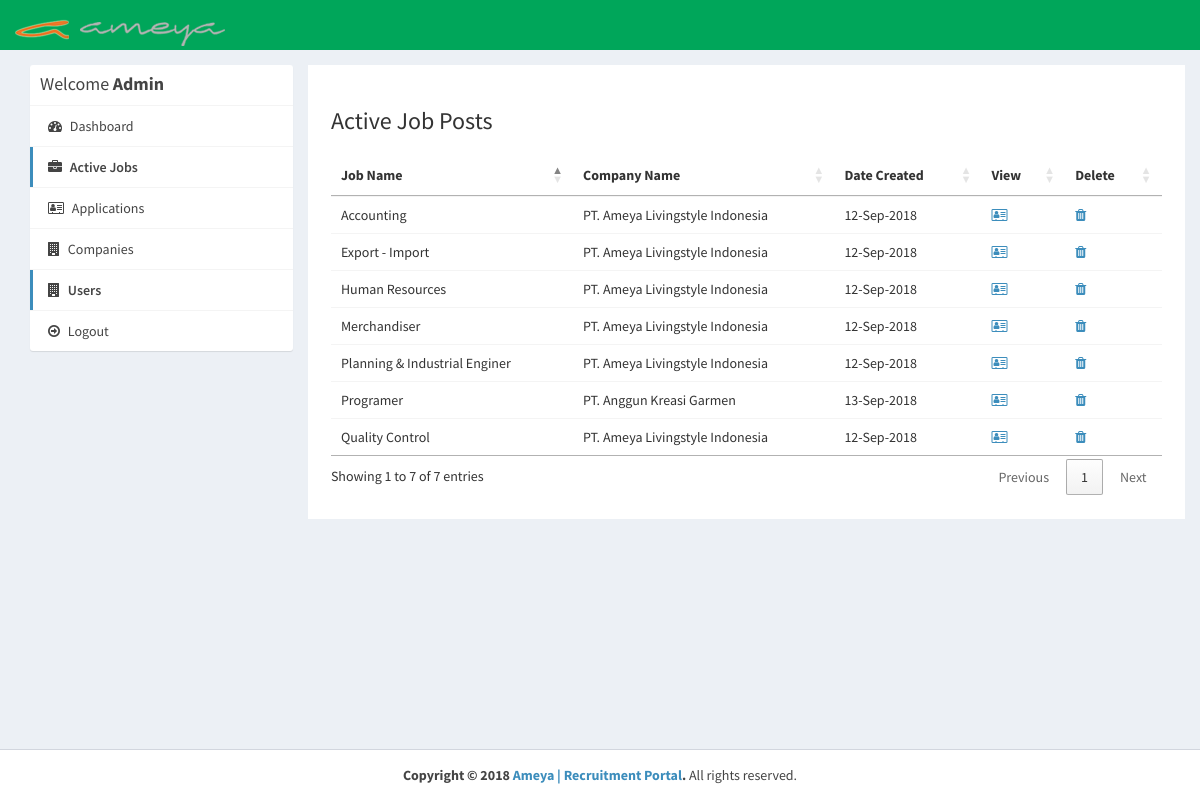
/admin/active-jobs.php (signed in), run on the app's committed database.
### tables this page shows
CREATE TABLE IF NOT EXISTS `job_post` (
  `id_jobpost` int(11) NOT NULL AUTO_INCREMENT,
  `id_company` int(11) NOT NULL,
  `jobtitle` varchar(255) NOT NULL,
  `description` text NOT NULL,
  `minimumsalary` varchar(255) NOT NULL,
  `maximumsalary` varchar(255) NOT NULL,
  `experience` varchar(255) NOT NULL,
  `qualification` varchar(255) NOT NULL,
  `createdat` timestamp NOT NULL DEFAULT CURRENT_TIMESTAMP,
  PRIMARY KEY (`id_jobpost`)
);

CREATE TABLE IF NOT EXISTS `company` (
  `id_company` int(11) NOT NULL AUTO_INCREMENT,
  `name` varchar(255) NOT NULL,
  `companyname` varchar(255) NOT NULL,
  `country` varchar(255) NOT NULL,
  `state` varchar(255) NOT NULL,
  `city` varchar(255) NOT NULL,
  `contactno` varchar(255) NOT NULL,
  `website` varchar(255) NOT NULL,
  `email` varchar(255) NOT NULL,
  `password` varchar(255) NOT NULL,
  `aboutme` varchar(255) DEFAULT NULL,
  `logo` varchar(255) NOT NULL,
  `createdAt` timestamp NOT NULL DEFAULT CURRENT_TIMESTAMP,
  `active` int(11) NOT NULL DEFAULT '2',
  PRIMARY KEY (`id_company`),
  UNIQUE KEY `email` (`email`)
);

### admin/active-jobs.php (the view, shortened to what this page needs)
<?php
require_once("../db.php");
?>
<!DOCTYPE html>
<html>
<head>
  <link rel="stylesheet" href="https://cdnjs.cloudflare.com/ajax/libs/twitter-bootstrap/3.3.7/css/bootstrap.min.css">
  <link rel="stylesheet" href="https://cdnjs.cloudflare.com/ajax/libs/font-awesome/4.7.0/css/font-awesome.min.css">
  <link rel="stylesheet" href="https://cdnjs.cloudflare.com/ajax/libs/ionicons/2.0.1/css/ionicons.min.css">
  <link rel="stylesheet" href="https://cdn.datatables.net/1.10.15/css/jquery.dataTables.min.css">
  <link rel="stylesheet" href="../css/AdminLTE.min.css">
  <link rel="stylesheet" href="../css/_all-skins.min.css">
  <link rel="stylesheet" href="../css/custom.css">
</head>
<body class="hold-transition skin-green sidebar-mini">
<div class="wrapper">
  <header class="main-header">
    <a href="index.php" class="logo logo-bg"><img src="../img/ameyalogo-220x49.png" alt="ameyalogo">
    </a>
    <nav class="navbar navbar-static-top">
    </nav>
  </header>
  <div class="content-wrapper" style="margin-left: 0px;">
    <section id="candidates" class="content-header">
      <div class="container">
        <div class="row">
          <div class="col-md-3">
            <div class="box box-solid">
              <div class="box-header with-border">
                <h3 class="box-title">Welcome <b>Admin</b></h3>
              </div>
              <div class="box-body no-padding">
                <ul class="nav nav-pills nav-stacked">
                  <li><a href="dashboard.php"><i class="fa fa-dashboard"></i> Dashboard</a></li>
                  <li class="active"><a href="active-jobs.php"><i class="fa fa-briefcase"></i> Active Jobs</a></li>
                  <li><a href="applications.php"><i class="fa fa-address-card-o"></i> Applications</a></li>
                  <li><a href="companies.php"><i class="fa fa-building"></i> Companies</a></li>
				  <li class="active"><a href="users.php"><i class="fa fa-building"></i> Users</a></li>
                  <li><a href="../logout.php"><i class="fa fa-arrow-circle-o-right"></i> Logout</a></li>
                </ul>
              </div>
            </div>
          </div>
          <div class="col-md-9 bg-white padding-2">
            <h3>Active Job Posts</h3>
            <div class="row margin-top-20">
              <div class="col-md-12">
                <div class="box-body table-responsive no-padding">
                  <table id="example2" class="table table-hover">
                    <thead>
                      <th>Job Name</th>
                      <th>Company Name</th>
                      <th>Date Created</th>
                      <th>View</th>
                      <th>Delete</th>
                    </thead>
                    <tbody>
                      <?php
                      $sql = "SELECT job_post.*, company.companyname FROM job_post INNER JOIN company ON job_post.id_company=company.id_company";
                      $result = $conn->query($sql);
                      if($result->num_rows > 0) {
                        while($row = $result->fetch_assoc()) {
                      ?>
                      <tr>
                        <td><?php echo $row['jobtitle']; ?></td>
                        <td><?php echo $row['companyname']; ?></td>
                        <td><?php echo date("d-M-Y", strtotime($row['createdat'])); ?></td>
                        <td><a href="view-job-post.php?id=<?php echo $row['id_jobpost']; ?>"><i class="fa fa-address-card-o"></i></a></td>
                        <td><a href="delete-job-post.php?id=<?php echo $row['id_jobpost']; ?>"><i class="fa fa-trash"></i></a></td>
                      </tr>
                            <?php
                        }
                      }
                    ?>
                    </tbody>
                  </table>
                </div>
              </div>
            </div>
          </div>
        </div>
      </div>
    </section>
  </div>
  <footer class="main-footer" style="margin-left: 0px;">
     <div class="text-center">
      <strong>Copyright &copy; 2018 <a href="learningfromscratch.online">Ameya | Recruitment Portal</a>.</strong> All rights
    reserved.
    </div>
  </footer>
</div>
</body>
</html>

### css/custom.css (style rules this page uses)
.logo-bg { background-color: #00A65A !important; }
.margin-top-20 { margin-top: 20px; }
.padding-2 { padding: 2%; }
.bg-white { background-color: #fff; }

### data on the page
job_post: jobtitle "Merchandiser", id_company.companyname "PT. Ameya Livingstyle Indonesia", createdat "12-Sep-2018"
job_post: jobtitle "Accounting", id_company.companyname "PT. Ameya Livingstyle Indonesia", createdat "12-Sep-2018"
job_post: jobtitle "Quality Control", id_company.companyname "PT. Ameya Livingstyle Indonesia", createdat "12-Sep-2018"
job_post: jobtitle "Planning & Industrial Enginer", id_company.companyname "PT. Ameya Livingstyle Indonesia", createdat "12-Sep-2018"
job_post: jobtitle "Export - Import", id_company.companyname "PT. Ameya Livingstyle Indonesia", createdat "12-Sep-2018"
job_post: jobtitle "Human Resources", id_company.companyname "PT. Ameya Livingstyle Indonesia", createdat "12-Sep-2018"
job_post: jobtitle "Programer", id_company.companyname "PT. Anggun Kreasi Garmen", createdat "13-Sep-2018"
